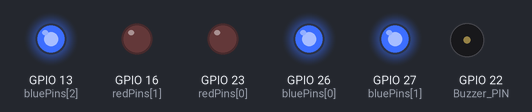
Bench run of a program on a simulated ESP32. Parts: output pins drawn as LEDs (lit = HIGH), buzzer (waves = sounding).

Above: at 0.1 s.
At 1.33 s:
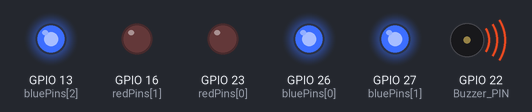
At 2.77 s:
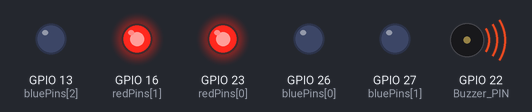
Timing chart, 0 to 3.1 s (numbered marks = the images above):
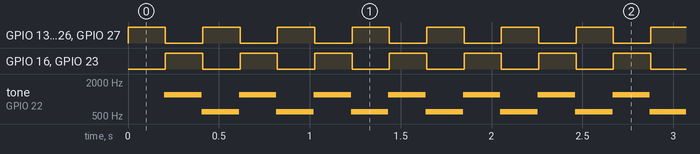

The program:

main.cpp
```cpp
#include <Arduino.h>

//LEDS = 34,35,32,23,16
//BUZZER (SOM) = 22

#define Buzzer_PIN 22

int bluePins[] = {
  26,27,13,
};

int redPins[] = {
  23,16,
};

void setLeds (int blueState, int redState) {
  for (int i = 0; i < 3; i++)
  {
    digitalWrite(bluePins[i], blueState);
  }
  for (int i = 0; i < 2; i++)
  {
    digitalWrite(redPins[i], redState);
  }
}

void setup() {
  Serial.begin(115200);

  for (int pinBlue : bluePins){
    pinMode(pinBlue, OUTPUT);
  }
  for (int pinRed : redPins){
    pinMode(pinRed, OUTPUT);
  }

  pinMode(Buzzer_PIN, OUTPUT);
}

void loop()
{
  setLeds(HIGH, LOW);
  for (int hz = 600; hz <= 1200; hz += 15)
  {
    tone(Buzzer_PIN, hz);
    delay(5);
  }
  setLeds(LOW, HIGH);
  for (int hz = 1200; hz >= 600; hz -= 15)
  {
    tone(Buzzer_PIN, hz);
    delay(5);
  }
}
```

Measured:
- by itself, tone on GPIO 22 (Buzzer_PIN): alternates 1200 Hz for 0.21 s and 600 Hz for 0.21 s
- by itself, GPIO 13 (bluePins[2]), GPIO 16 (redPins[1]), GPIO 23 (redPins[0]), GPIO 26 (bluePins[0]), GPIO 27 (bluePins[1]): alternates HIGH for 0.21 s and LOW for 0.21 s
